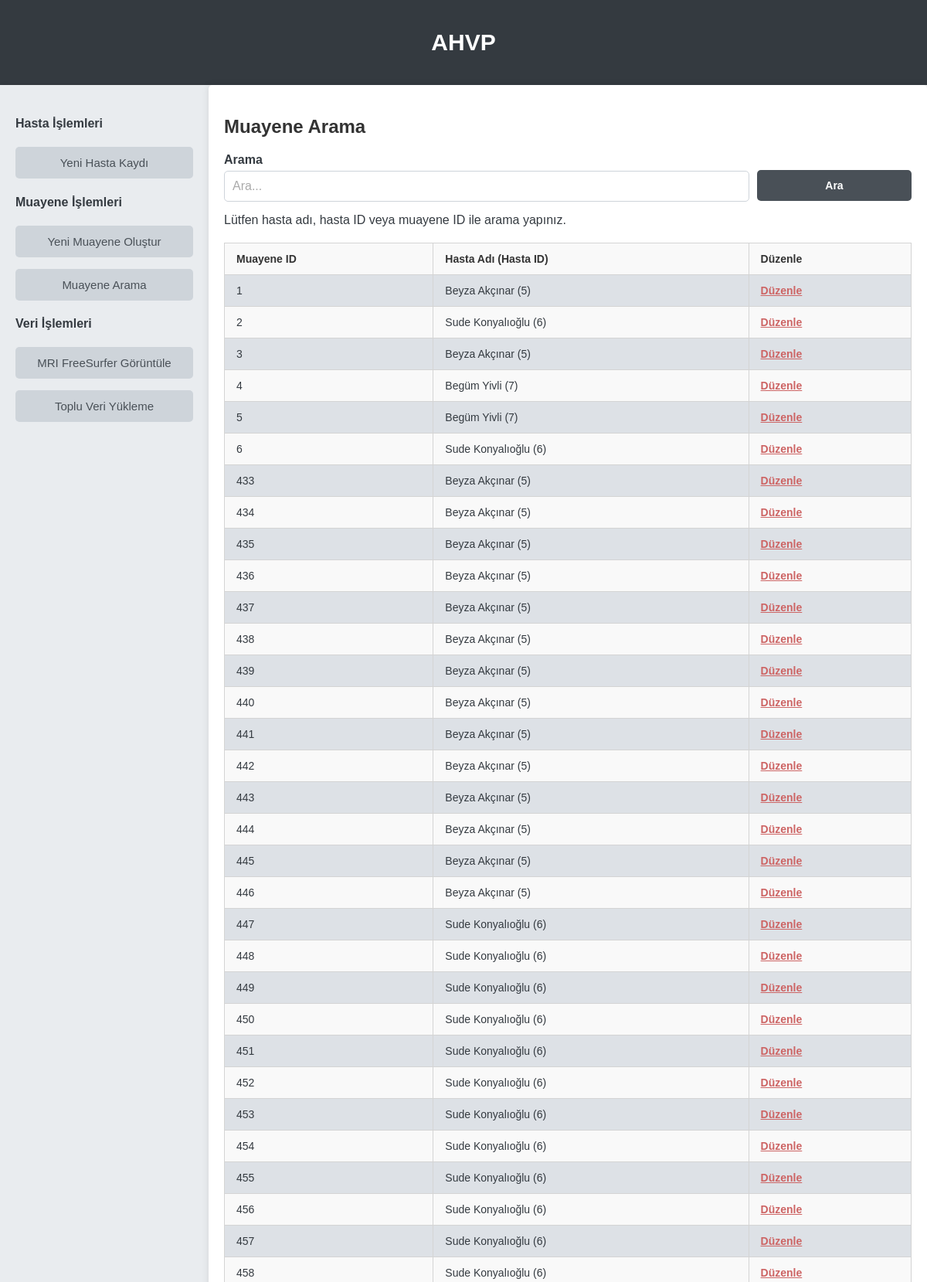
The app's page /muayene/edit/ (upper part) with its own data.
### AHVP_app/models.py (models this page shows, shortened)
class Muayene(models.Model):
    hasta = models.ForeignKey(Hasta, on_delete=models.CASCADE)  # The examination belongs to a patient
    sifrelenmis_tarih = models.CharField(max_length=255)  # Encrypted date
    denge_bozuklugu = models.BooleanField(default=False)
    serebellar_bulgular = models.BooleanField(default=False)
    ense_sertligi = models.BooleanField(default=False)
    parkinsonizm = models.BooleanField(default=False)
    kranial_sinir_bulgulari = models.BooleanField(default=False)
    motor_duygusal_bulgular = models.BooleanField(default=False)
    patolojik_refleks = models.BooleanField(default=False)
    acer = models.IntegerField(null=True, blank=True)
    npt = models.IntegerField(null=True, blank=True)
    beck_depresyon = models.IntegerField(null=True, blank=True)
    beck_anksiyete = models.IntegerField(null=True, blank=True)
    geriatrik_depresyon = models.IntegerField(null=True, blank=True)
    mmse_zaman = models.IntegerField(null=True, blank=True)
    mmse_yer = models.IntegerField(null=True, blank=True)
    mmse_kayithafizasi = models.IntegerField(null=True, blank=True)
    mmse_dikkat = models.IntegerField(null=True, blank=True)
    mmse_hatirlama = models.IntegerField(null=True, blank=True)
    mmse_lisan = models.IntegerField(null=True, blank=True)
    mmse = models.IntegerField(null=True, blank=True)
    tam_kan_hb = models.DecimalField(max_digits=5, decimal_places=2, null=True, blank=True)
    tam_kan_lym = models.DecimalField(max_digits=5, decimal_places=2, null=True, blank=True)
    tam_kan_neu = models.DecimalField(max_digits=5, decimal_places=2, null=True, blank=True)
    tam_kan_plt = models.DecimalField(max_digits=5, decimal_places=2, null=True, blank=True)
    vitamin_b12 = models.DecimalField(max_digits=5, decimal_places=2, null=True, blank=True)
    ast = models.DecimalField(max_digits=5, decimal_places=2, null=True, blank=True)
    alt = models.DecimalField(max_digits=5, decimal_places=2, null=True, blank=True)
    ldh = models.DecimalField(max_digits=5, decimal_places=2, null=True, blank=True)
    bun = models.DecimalField(max_digits=5, decimal_places=2, null=True, blank=True)
    kreatinin = models.DecimalField(max_digits=5, decimal_places=2, null=True, blank=True)
    uric_acid = models.DecimalField(max_digits=5, decimal_places=2, null=True, blank=True)
    eritrosit = models.DecimalField(max_digits=5, decimal_places=2, null=True, blank=True)
    sedim = models.DecimalField(max_digits=5, decimal_places=2, null=True, blank=True)
    vldrl = models.CharField(max_length=100, null=True, blank=True)
    bt_sonucu = models.TextField(null=True, blank=True)
    mri_notlari = models.TextField(null=True, blank=True)
    mri_tarihi = models.DateField(null=True, blank=True)
    mri_freesurfer = models.FileField(upload_to='mri/', null=True, blank=True)
    pet1 = models.DecimalField(max_digits=5, decimal_places=2, null=True, blank=True)
    pet2 = models.DecimalField(max_digits=5, decimal_places=2, null=True, blank=True)
    pet3 = models.DecimalField(max_digits=5, decimal_places=2, null=True, blank=True)
    pet4 = models.DecimalField(max_digits=5, decimal_places=2, null=True, blank=True)
    pet5 = models.DecimalField(max_digits=5, decimal_places=2, null=True, blank=True)
    pet6 = models.DecimalField(max_digits=5, decimal_places=2, null=True, blank=True)
    pet7 = models.DecimalField(max_digits=5, decimal_places=2, null=True, blank=True)
    pet8 = models.DecimalField(max_digits=5, decimal_places=2, null=True, blank=True)
    pet9 = models.DecimalField(max_digits=5, decimal_places=2, null=True, blank=True)
    pet10 = models.DecimalField(max_digits=5, decimal_places=2, null=True, blank=True)
    pa_akciger_grafisi = models.TextField(null=True, blank=True)
    eeg_sonucu = models.TextField(null=True, blank=True)
    eeg_file = models.FileField(upload_to='mri/', null=True, blank=True)
    amiloid = models.DecimalField(max_digits=5, decimal_places=2, null=True, blank=True)
    tau = models.DecimalField(max_digits=5, decimal_places=2, null=True, blank=True)
    ek_testler = models.TextField(null=True, blank=True)

class Hasta(models.Model):
    CINSIYET_CHOICES = [('kadın', 'Kadın'), ('erkek', 'Erkek')]
    MEDENI_DURUM_CHOICES = [('evli', 'Evli'), ('bekar', 'Bekar'), ('boşanmış', 'Boşanmış')]
    EGITIM_DURUM_CHOICES = [('lise', 'Lise'), ('lisans', 'Lisans'), ('yok', 'Yok')]
    SEHIR_CHOICES = [
        ('adana', 'Adana'),
        ('adiyaman', 'Adıyaman'),
        ('afyonkarahisar', 'Afyonkarahisar'),
        ('agri', 'Ağrı'),
        ('amasya', 'Amasya'),
        ('ankara', 'Ankara'),
        ('antalya', 'Antalya'),
        ('artvin', 'Artvin'),
        ('aydin', 'Aydın'),
        ('balikesir', 'Balıkesir'),
        ('batman', 'Batman'),
        ('bayburt', 'Bayburt'),
        ('bilecik', 'Bilecik'),
        ('bingol', 'Bingöl'),
        ('bitlis', 'Bitlis'),
        ('bolu', 'Bolu'),
        ('burdur', 'Burdur'),
        ('burgaz', 'Burgaz'),
        ('canakkale', 'Çanakkale'),
        ('cankiri', 'Çankırı'),
        ('corum', 'Çorum'),
        ('denizli', 'Denizli'),
        ('diyarbakir', 'Diyarbakır'),
        ('edirne', 'Edirne'),
        ('elazig', 'Elazığ'),
        ('erzincan', 'Erzincan'),
        ('erzurum', 'Erzurum'),
        ('eskisehir', 'Eskişehir'),
        ('gaziantep', 'Gaziantep'),
        ('giresun', 'Giresun'),
        ('gumushane', 'Gümüşhane'),
        ('hakkari', 'Hakkari'),
        ('hatay', 'Hatay'),
        ('igdir', 'Iğdır'),
        ('izmir', 'İzmir'),
        ('karabuk', 'Karabük'),
        ('karaman', 'Karaman'),
        ('kastamonu', 'Kastamonu'),
        ('kayseri', 'Kayseri'),
        ('kirikkale', 'Kırıkkale'),
        ('kirsehir', 'Kırşehir'),
        ('kilis', 'Kilis'),
        ('konya', 'Konya'),
        ('kutahya', 'Kütahya'),
        ('malatya', 'Malatya'),
        ('manisa', 'Manisa'),
        ('mardin', 'Mardin'),
        ('mugla', 'Muğla'),
        ('mus', 'Muş'),
        ('nevsehir', 'Nevşehir'),
        ('nigde', 'Niğde'),
        ('ordu', 'Ordu'),
        ('rize', 'Rize'),
        ('sakarya', 'Sakarya'),
        ('samsun', 'Samsun'),
        ('siirt', 'Siirt'),
        ('sinop', 'Sinop'),
        ('sivas', 'Sivas'),
        ('tekirdag', 'Tekirdağ'),
        ('tokat', 'Tokat'),
        ('trabzon', 'Trabzon'),
        ('tunceli', 'Tunceli'),
        ('ustkoy', 'Uşak'),
        ('van', 'Van'),
        ('yalova', 'Yalova'),
        ('yozgat', 'Yozgat'),
        ('zonguldak', 'Zonguldak'),
    ]
    unique_hasta_id = models.AutoField(primary_key=True)  # Unique patient ID
    isim = models.CharField(max_length=100)
    soyisim = models.CharField(max_length=100)
    cinsiyet = models.CharField(max_length=10, choices=CINSIYET_CHOICES)
    yas = models.IntegerField()
    sehir = models.CharField(max_length=100, choices=SEHIR_CHOICES)
    medeni_durum = models.CharField(max_length=100, choices=MEDENI_DURUM_CHOICES)
    egitim_durumu = models.CharField(max_length=100, choices=EGITIM_DURUM_CHOICES)
    def __str__(self):
        return f"{self.isim} {self.soyisim} ({self.unique_hasta_id})"

### AHVP_app/views.py (the view)
# urls.py: path('muayene/edit/', views.search_examination_view, name='search_examination_view'),
def search_examination_view(request):
    arama_sonucu = None
    if request.method == "GET":
        arama_kriteri = request.GET.get("arama", "")
        try:
            arama_kriteri_id = int(arama_kriteri)
            arama_sonucu = Muayene.objects.filter(
                Q(hasta__isim__icontains=arama_kriteri) |
                Q(hasta_id=arama_kriteri_id) |
                Q(id=arama_kriteri_id)
            )
        except ValueError:
            arama_sonucu = Muayene.objects.filter(
                Q(hasta__isim__icontains=arama_kriteri)
            )
    return render(request, 'search_examination.html', {'arama_sonucu': arama_sonucu})

### AHVP_app/templates/search_examination.html (shortened to what this page needs)
{% extends 'base.html' %}
{% block content %}
    <h2>Muayene Arama</h2>
    <form method="GET" action="{% url 'search_examination_view' %}">
        <div class="search-container">
            {% include 'components/textfield.html' with id="arama" label="Arama" name="arama" value="" placeholder="Ara..." style_class="search-input" %}
            <button type="submit" class="btn-submit">Ara</button>
        </div>
        <th>Lütfen hasta adı, hasta ID veya muayene ID ile arama yapınız.</th>
    </form>
    {% if arama_sonucu %}
        <div class="table-container">
            <table>
                <tr>
                    <th>Muayene ID</th>
                    <th>Hasta Adı (Hasta ID)</th>
                    <th>Düzenle</th>
                </tr>
                {% for muayene in arama_sonucu %}
                <tr>
                    <td>{{ muayene.id }}</td>
                    <td>{{ muayene.hasta }}</td>
                    <td><a href="{% url 'edit_examination_view' muayene.id %}" style="color: rgb(205, 100, 100); font-weight: bold;">Düzenle</a></td>
                </tr>
                {% endfor %}
            </table>
        </div>
    {% else %}
        <p>Sonuç bulunamadı.</p>
    {% endif %}
{% endblock %}

### AHVP_app/static/css/style.css (style rules this page uses)
body, html { margin: 0; padding: 0; font-family: 'Arial', sans-serif; background-color: #f8f9fa; color: #343a40; }
.btn-submit { padding: 10px 20px; font-weight: bold; font-size: 14px; color: #fff; background-color: #495057; border: none; border-radius: 5px; cursor: pointer; width: 100%; max-width: 200px; text-align: center; transition: background-color 0.3s ease; }

### AHVP_app/templates/search_examination.html (style rules this page uses)
.search-container { display: flex; align-items: center; box-sizing: border-box; }
.btn-submit { box-sizing: border-box; margin-top: 7px; height: 40px; }
.table-container { overflow-x: auto; width: 100%; max-width: 100%; position: relative; margin-top: 20px; }
table { width: 100%; border-collapse: collapse; font-size: 14px; border: 1px solid #d4d4d4; }
table th, table td { padding: 12px 15px; text-align: left; border: 1px solid #d4d4d4; }
table th { background-color: #f9f9f9; font-weight: bold; color: #333; }
table tr:nth-child(odd) { background-color: #f9f9f9; }
table tr:nth-child(even) { background-color: #dde1e6; }
h2 { color: #333; margin-bottom: 20px; }

### records on screen
Muayene: id "1", hasta "Beyza Akçınar (5)"
Muayene: id "2", hasta "Sude Konyalıoğlu (6)"
Muayene: id "3", hasta "Beyza Akçınar (5)"
Muayene: id "4", hasta "Begüm Yivli (7)"
Muayene: id "5", hasta "Begüm Yivli (7)"
Muayene: id "6", hasta "Sude Konyalıoğlu (6)"
Muayene: id "433", hasta "Beyza Akçınar (5)"
Muayene: id "434", hasta "Beyza Akçınar (5)"
Muayene: id "435", hasta "Beyza Akçınar (5)"
Muayene: id "436", hasta "Beyza Akçınar (5)"
Muayene: id "437", hasta "Beyza Akçınar (5)"
Muayene: id "438", hasta "Beyza Akçınar (5)"
Muayene: id "439", hasta "Beyza Akçınar (5)"
Muayene: id "440", hasta "Beyza Akçınar (5)"
Muayene: id "441", hasta "Beyza Akçınar (5)"
Muayene: id "442", hasta "Beyza Akçınar (5)"
Muayene: id "443", hasta "Beyza Akçınar (5)"
Muayene: id "444", hasta "Beyza Akçınar (5)"
Muayene: id "445", hasta "Beyza Akçınar (5)"
Muayene: id "446", hasta "Beyza Akçınar (5)"
Muayene: id "447", hasta "Sude Konyalıoğlu (6)"
Muayene: id "448", hasta "Sude Konyalıoğlu (6)"
Muayene: id "449", hasta "Sude Konyalıoğlu (6)"
Muayene: id "450", hasta "Sude Konyalıoğlu (6)"
Muayene: id "451", hasta "Sude Konyalıoğlu (6)"
Muayene: id "452", hasta "Sude Konyalıoğlu (6)"
Muayene: id "453", hasta "Sude Konyalıoğlu (6)"
Muayene: id "454", hasta "Sude Konyalıoğlu (6)"
Muayene: id "455", hasta "Sude Konyalıoğlu (6)"
Muayene: id "456", hasta "Sude Konyalıoğlu (6)"
Muayene: id "457", hasta "Sude Konyalıoğlu (6)"
Muayene: id "458", hasta "Sude Konyalıoğlu (6)"

### other values on screen
{{ label }} "Yeni Hasta Kaydı Yeni Muayene Oluştur Muayene Arama MRI FreeSurfer Görüntüle Toplu Veri Yükleme"
{{ label }} "Arama"
